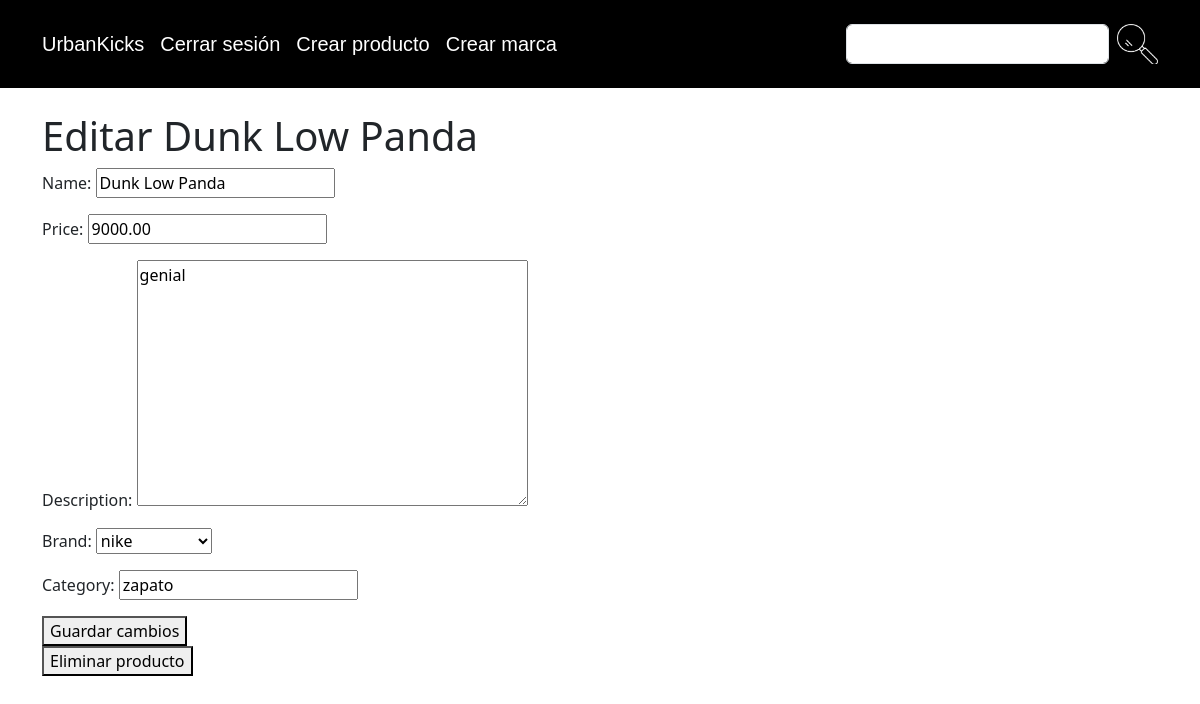
Before: /product/3/edit/ (signed in) with the older database file.
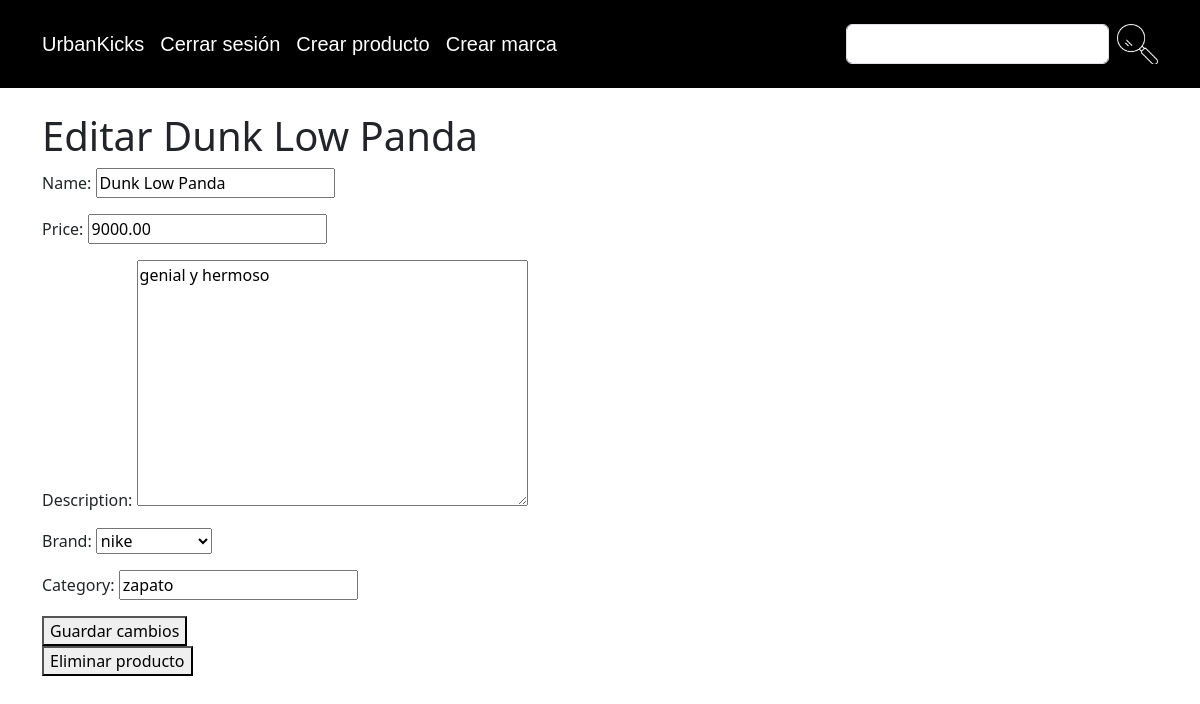
After: the same page with the newer database file.
### product/models.py (models this page shows, shortened)
class Product(models.Model):
    product_id = models.AutoField(primary_key=True)
    name = models.CharField(max_length=100)
    price = models.DecimalField(max_digits=10, decimal_places=2)
    description = models.TextField()
    brand = models.ForeignKey(Brand, on_delete=models.CASCADE, related_name='products')
    category = models.CharField(max_length=50)
    created_at = models.DateTimeField(auto_now_add=True)

class Brand(models.Model):
    name = models.CharField(max_length=100)
    def __str__(self):
        return self.name

### product/views.py (the view, shortened to what this page needs)
# urls.py: path('product/<int:product_id>/edit/', ProductUpdateView.as_view(), name='product_edit'),
class ProductUpdateView(View):
    @method_decorator(adm_access_only("No estas autorizado para acceder a la pagina de admin, logeate como admin"), name="get")
    def get(self, request, product_id):
        product = get_object_or_404(Product, pk=product_id)
        form = ProductForm(instance=product)
        context = {
            'urban_kicks' : TEXTS['urban_kicks'],
            'logout' : TEXTS['logout'],
            'login' : TEXTS['login'],
            'signup' : TEXTS['signup'],
            'cart_text' : TEXTS['cart'],
            'create_product' : TEXTS['create_product'],
            'create_brand' : TEXTS['create_brand'],
            'save_changes' : TEXTS['save_changes'],
            'delete_product' : TEXTS['delete_product'],
            'edit': TEXTS['edit'],
            'delete_confirmation_message': TEXTS['delete_confirmation_message'],
            'form': form,
            'product': product,
        }
        return render(request, 'edit_product.html', context)

### product/forms.py
class ProductForm(forms.ModelForm):
    class Meta:
        model = Product
        fields = ['name', 'price', 'description', 'brand', 'category']

### cart/context_processors.py (called while the page is built)
def cart(request):
    return {'cart': Cart(request)}

### product/templates/edit_product.html (shortened to what this page needs)
{% extends 'base.html' %}
{% block content %}
<body>
    <h1>{{edit}} {{ product.name }}</h1>
    <form method="post">
        {{ form.as_p }}
        <button type="submit">{{save_changes}}</button>
    </form>
    <form action="{% url 'product_delete' product_id=product.product_id %}" method="post">
        <button type="submit" onclick="return confirm('{{delete_confirmation_message}}')">{{delete_product}}</button>
    </form>
</body>
{% endblock %}

Changed rows visible on the page:
changed Product "Dunk Low Panda": description "genial" → "genial y hermoso"
